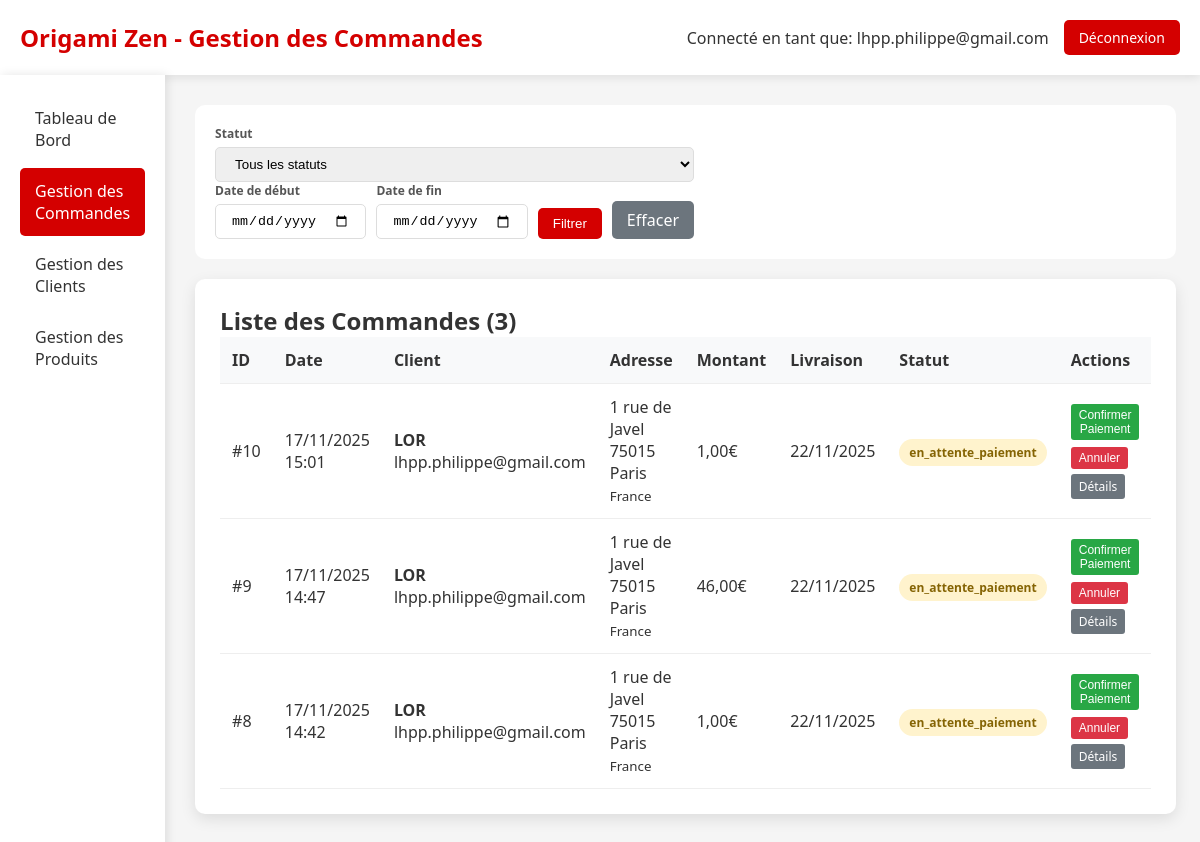
/admin_commandes.php (signed in), run on an earlier commit of the app's database.
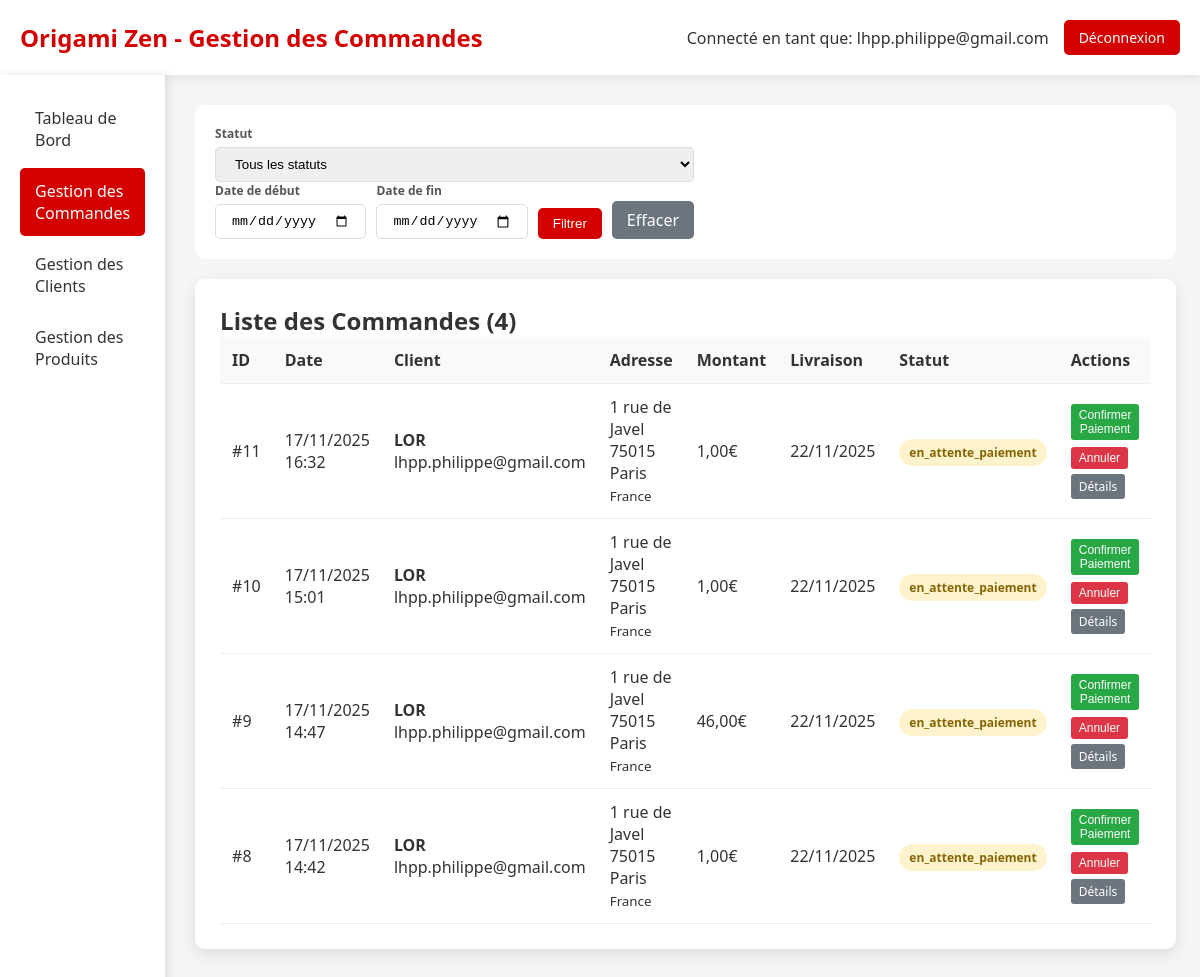
And on a later commit of the database.
### tables this page shows
CREATE TABLE IF NOT EXISTS `commande` (
  `idCommande` bigint NOT NULL AUTO_INCREMENT,
  `idClient` bigint NOT NULL,
  `idAdresseLivraison` bigint NOT NULL,
  `idAdresseFacturation` bigint DEFAULT NULL,
  `dateCommande` datetime NOT NULL,
  `modeReglement` varchar(20) NOT NULL DEFAULT 'CB',
  `delaiLivraison` date NOT NULL,
  `fraisDePort` double NOT NULL,
  `montantTotal` double NOT NULL,
  `statut` varchar(20) NOT NULL DEFAULT 'en_attente',
  `statut_paiement` enum('en_attente','payee','echec','annulee','rembourse') DEFAULT 'en_attente',
  `idPaiement` int DEFAULT NULL,
  PRIMARY KEY (`idCommande`),
  KEY `Commande_idClient_FK` (`idClient`),
  KEY `Commande_idAdresseLivraison_FK` (`idAdresseLivraison`),
  KEY `idAdresseFacturation` (`idAdresseFacturation`)
);

CREATE TABLE IF NOT EXISTS `client` (
  `idClient` bigint NOT NULL AUTO_INCREMENT,
  `email` varchar(50) NOT NULL,
  `motDePasse` varchar(255) DEFAULT NULL,
  `nom` varchar(50) DEFAULT NULL,
  `prenom` varchar(50) DEFAULT NULL,
  `telephone` varchar(20) DEFAULT NULL,
  `email_confirme` tinyint(1) DEFAULT '0',
  `token_confirmation` varchar(64) DEFAULT NULL,
  `token_expires` datetime DEFAULT NULL,
  `type` enum('temporaire','permanent') DEFAULT 'temporaire',
  `date_creation` datetime DEFAULT CURRENT_TIMESTAMP,
  `session_id` varchar(128) DEFAULT NULL,
  PRIMARY KEY (`idClient`),
  KEY `idx_client_type` (`type`),
  KEY `idx_client_session` (`session_id`),
  KEY `idx_client_date` (`date_creation`)
);

CREATE TABLE IF NOT EXISTS `adresse` (
  `idAdresse` bigint NOT NULL AUTO_INCREMENT,
  `idClient` bigint NOT NULL,
  `nom` varchar(50) NOT NULL,
  `prenom` varchar(50) NOT NULL,
  `adresse` varchar(50) NOT NULL,
  `codePostal` varchar(50) NOT NULL,
  `ville` varchar(50) NOT NULL,
  `pays` varchar(50) NOT NULL,
  `telephone` varchar(50) NOT NULL,
  `instructions` varchar(255) DEFAULT NULL,
  `societe` varchar(50) DEFAULT NULL,
  `type` varchar(20) DEFAULT 'livraison',
  `dateCreation` datetime DEFAULT CURRENT_TIMESTAMP,
  PRIMARY KEY (`idAdresse`),
  KEY `Adresse_idClient_FK` (`idClient`)
);

### admin_commandes.php (the view, shortened to what this page needs)
<?php
$host = 'localhost';
$dbname = 'origami';
$username = 'root';
$password = '';
try {
    $pdo = new PDO("mysql:host=$host;dbname=$dbname;charset=utf8", $username, $password);
    $pdo->setAttribute(PDO::ATTR_ERRMODE, PDO::ERRMODE_EXCEPTION);
    $statut = $_GET['statut'] ?? 'tous';
    $date_debut = $_GET['date_debut'] ?? '';
    $date_fin = $_GET['date_fin'] ?? '';
    $where = "";
    $params = [];
    $stmt = $pdo->prepare("
        SELECT c.idCommande, c.dateCommande, c.montantTotal, c.statut, c.delaiLivraison,
               cl.nom, cl.prenom, cl.email, cl.telephone,
               a.adresse, a.codePostal, a.ville, a.pays
        FROM Commande c
        JOIN Client cl ON c.idClient = cl.idClient
        JOIN Adresse a ON c.idAdresseLivraison = a.idAdresse
        $where
        ORDER BY c.dateCommande DESC
    ");
    $stmt->execute($params);
    $commandes = $stmt->fetchAll(PDO::FETCH_ASSOC);
} catch (PDOException $e) {
    die("Erreur de connexion à la base de données: " . $e->getMessage());
}
?>
<!DOCTYPE html>
<html lang="fr">
<head>
</head>
<body>
    <div class="header">
        <div class="logo">
            <h1>Origami Zen - Gestion des Commandes</h1>
        </div>
        <div class="admin-info">
            <span>Connecté en tant que: <?= htmlspecialchars($_SESSION['admin_email']) ?></span>
            <a href="admin_dashboard.php?logout=1" class="btn-logout">Déconnexion</a>
        </div>
    </div>
    <div class="container">
        <div class="sidebar">
            <a href="admin_dashboard.php" class="nav-item">Tableau de Bord</a>
            <a href="admin_commandes.php" class="nav-item active">Gestion des Commandes</a>
            <a href="admin_clients.php" class="nav-item">Gestion des Clients</a>
            <a href="admin_produits.php" class="nav-item">Gestion des Produits</a>
        </div>
        <div class="main-content">
            <div class="filters">
                <form method="GET" class="filter-form">
                    <div class="filter-group">
                        <label class="filter-label">Statut</label>
                        <select name="statut" class="filter-select" onchange="this.form.submit()">
                            <option value="tous" <?= $statut === 'tous' ? 'selected' : '' ?>>Tous les statuts</option>
                        </select>
                    </div>
                    <div class="date-filters">
                        <div class="filter-group">
                            <label class="filter-label">Date de début</label>
                            <input type="date" name="date_debut" class="filter-input" value="<?= htmlspecialchars($date_debut) ?>">
                        </div>
                        <div class="filter-group">
                            <label class="filter-label">Date de fin</label>
                            <input type="date" name="date_fin" class="filter-input" value="<?= htmlspecialchars($date_fin) ?>">
                        </div>
                        <button type="submit" class="btn-filter">Filtrer</button>
                        <a href="admin_commandes.php" class="btn-clear">Effacer</a>
                    </div>
                </form>
            </div>
            <div class="section">
                <h2>Liste des Commandes (<?= count($commandes) ?>)</h2>
                <?php if (empty($commandes)): ?>
                    <div class="no-orders">
                        Aucune commande trouvée pour les critères sélectionnés.
                    </div>
                <?php else: ?>
                <table>
                    <thead>
                        <tr>
                            <th>ID</th>
                            <th>Date</th>
                            <th>Client</th>
                            <th>Adresse</th>
                            <th>Montant</th>
                            <th>Livraison</th>
                            <th>Statut</th>
                            <th>Actions</th>
                        </tr>
                    </thead>
                    <tbody>
                        <?php foreach ($commandes as $commande): ?>
                        <tr>
                            <td>#<?= $commande['idCommande'] ?></td>
                            <td><?= date('d/m/Y H:i', strtotime($commande['dateCommande'])) ?></td>
                            <td>
                                <strong><?= htmlspecialchars($commande['prenom'] . ' ' . $commande['nom']) ?></strong><br>
                                <?= htmlspecialchars($commande['email']) ?><br>
                            </td>
                            <td>
                                <?= htmlspecialchars($commande['adresse']) ?><br>
                                <?= htmlspecialchars($commande['codePostal'] . ' ' . $commande['ville']) ?><br>
                                <small><?= htmlspecialchars($commande['pays']) ?></small>
                            </td>
                            <td><?= number_format($commande['montantTotal'], 2, ',', ' ') ?>€</td>
                            <td><?= date('d/m/Y', strtotime($commande['delaiLivraison'])) ?></td>
                            <td>
                                <span class="status-badge status-<?= $commande['statut'] ?>"
                                      onclick="changerStatut(<?= $commande['idCommande'] ?>, '<?= $commande['statut'] ?>')"
                                      title="Cliquez pour changer le statut">
                                    <?= $commande['statut'] ?>
                                </span>
                            </td>
                            <td>
                                <div class="order-actions">
                                    <?php if ($commande['statut'] === 'en_attente_paiement'): ?>
                                        <form method="POST" class="action-form">
                                            <button type="submit" name="action" value="confirmer" class="btn-small btn-confirm" onclick="return confirm('Confirmer le paiement de cette commande ?')">Confirmer Paiement</button>
                                        </form>
                                        <form method="POST" class="action-form">
                                            <button type="submit" name="action" value="annuler" class="btn-small btn-cancel" onclick="return confirm('Annuler cette commande ?')">Annuler</button>
                                        </form>
                                    <?php endif; ?>
                                    <a href="admin_commande_detail.php?id=<?= $commande['idCommande'] ?>" class="btn-small btn-details">Détails</a>
                                </div>
                            </td>
                        </tr>
                        <?php endforeach; ?>
                    </tbody>
                </table>
                <?php endif; ?>
            </div>
        </div>
    </div>
</body>
</html>

### admin_commandes.php (style rules this page uses)
.filters { background: white; padding: 20px; border-radius: 10px; margin-bottom: 20px; display: flex; gap: 15px; align-items: center; flex-wrap: wrap; }
.filter-group { display: flex; flex-direction: column; gap: 5px; }
.filter-label { font-size: 12px; font-weight: bold; color: #555; }
.filter-select, .filter-input { padding: 8px 15px; border: 1px solid #ddd; border-radius: 5px; }
.btn-filter { background: #d40000; color: white; padding: 8px 15px; border: none; border-radius: 5px; cursor: pointer; align-self: flex-end; }
.btn-clear { background: #6c757d; color: white; padding: 8px 15px; border: none; border-radius: 5px; cursor: pointer; align-self: flex-end; text-decoration: none; display: inline-block; }
.order-actions { display: flex; gap: 5px; flex-wrap: wrap; }
.btn-small { padding: 4px 8px; font-size: 12px; border: none; border-radius: 3px; cursor: pointer; text-decoration: none; display: inline-block; text-align: center; }
.btn-confirm { background: #28a745; color: white; }
.btn-cancel { background: #dc3545; color: white; }
.btn-details { background: #6c757d; color: white; }
* { margin: 0; padding: 0; box-sizing: border-box; }
body { font-family: 'Segoe UI', Tahoma, Geneva, Verdana, sans-serif; background: #f5f5f5; color: #333; }
.header { background: white; padding: 20px; box-shadow: 0 2px 10px rgba(0,0,0,0.1); display: flex; justify-content: space-between; align-items: center; }
.logo h1 { color: #d40000; font-size: 24px; }
.admin-info { display: flex; align-items: center; gap: 15px; }
.btn-logout { background: #d40000; color: white; padding: 8px 15px; text-decoration: none; border-radius: 5px; font-size: 14px; }
.container { display: flex; min-height: calc(100vh - 80px); }
.sidebar { width: 250px; background: white; padding: 20px; box-shadow: 2px 0 10px rgba(0,0,0,0.1); }
.nav-item { display: block; padding: 12px 15px; color: #333; text-decoration: none; border-radius: 5px; margin-bottom: 5px; transition: background 0.3s; }
.nav-item:hover, .nav-item.active { background: #d40000; color: white; }
.main-content { flex: 1; padding: 30px; }
.section { background: white; padding: 25px; border-radius: 10px; box-shadow: 0 5px 15px rgba(0,0,0,0.1); margin-bottom: 20px; }
table { width: 100%; border-collapse: collapse; }
th, td { padding: 12px; text-align: left; border-bottom: 1px solid #eee; }
th { background: #f8f9fa; font-weight: 600; }
.status-badge { padding: 5px 10px; border-radius: 15px; font-size: 12px; font-weight: bold; cursor: pointer; transition: all 0.3s; }
.status-en_attente_paiement { background: #fff3cd; color: #856404; }
.action-form { display: inline; margin: 0; padding: 0; }
.date-filters { display: flex; gap: 10px; align-items: flex-end; }

What changed in the data, as far as the page shows it:
added commande: idCommande "11", dateCommande "17/11/2025 16:32", idClient.nom "LOR", idClient.email "lhpp.philippe@gmail.com", idAdresseLivraison.adresse "1 rue de Javel", idAdresseLivraison.ville "75015 Paris", idAdresseLivraison.pays "France", montantTotal "1,00", delaiLivraison "22/11/2025", statut "en_attente_paiement"
Also different on the page:
count($commandes): "3" → "4"
